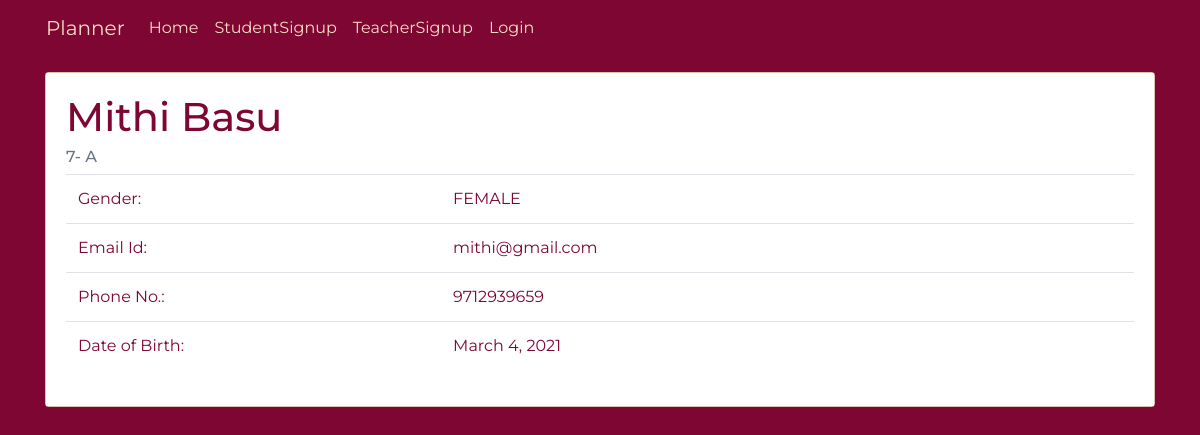
The app's page /student/student_profile (signed in) with its own data.
### account/models.py (models this page shows, shortened)
class StudentProfile(models.Model):
    GENDER = (('M','MALE'),('F','FEMALE'))
    student = models.OneToOneField(User,on_delete=models.CASCADE)
    gender = models.CharField(default='M',choices=GENDER, max_length=1)
    student_batch = models.ForeignKey(Batch, on_delete=models.CASCADE, null=True, blank=False)
    first_name = models.CharField(max_length=255)
    last_name = models.CharField(max_length=255)
    phone = models.IntegerField()
    dob = models.DateField()

class Batch(models.Model):
    in_class = models.IntegerField(default=None)
    section = models.CharField(max_length=1, default=None)
    session = models.ForeignKey(Session, on_delete=models.CASCADE)

class User(AbstractBaseUser):
    email = models.EmailField(
        verbose_name='Email Address',
        max_length=255,
        unique=True,
    )
    is_active = models.BooleanField(default=True)
    is_student = models.BooleanField(default=False)
    is_teacher = models.BooleanField(default=False)
    is_principal = models.BooleanField(default=False)
    is_staff = models.BooleanField(default=False)
    is_admin = models.BooleanField(default=False)
    USERNAME_FIELD = 'email'
    REQUIRED_FIELDS = []
    object = UserManager()

### student/views.py (the view)
# urls.py: path('student_profile', views.profile, name="StudentProfile"),
def profile(request):
    student = student = StudentProfile.objects.get(student=User.object.get(id=request.user.id))
    context = {
        'student': student
    }
    return render(request, 'student/profile.html', context)

### templates/student/profile.html
{% extends 'basic.html' %}
{% load static %}
{% load crispy_forms_tags %}
{% block body %}
<div class="container">
  <div class="card mb-3 mt-3">
    <div class="card-body" style="background-color:#fff">
      <h1 class="card-title">{{student.first_name}} {{student.last_name}}</h1>
      <h6 class="card-subtitle mb-2 text-muted">{{student.student_batch.in_class}}- {{ student.student_batch.section }}</h6>
      <table class="table table-borderless">
        <tbody>
          <tr>
            <td>Gender:</td>
            <td>{{student.get_gender_display}}</td>
            <td></td>
            <td></td>
            <td></td>
          </tr>
          <tr>
            <td>Email Id:</td>
            <td>{{student.student.email}}</td>
            <td></td>
            <td></td>
            <td></td>
          </tr>
          <tr>
            <td>Phone No.:</td>
            <td>{{student.phone}}</td>
            <td></td>
            <td></td>
            <td></td>
          </tr>
          <tr>
            <td>Date of Birth: </td>
            <td>{{student.dob}}</td>
            <td></td>
            <td></td>
            <td></td>
          </tr>
        </tbody>
      </table>
    </div>
  </div>
</div>
{% endblock body %}

### static/css/basic.css (style rules this page uses)
* { margin: 0; padding: 0; outline: none; box-sizing: border-box; font-family: 'Montserrat', sans-serif; }
body { background-color: #7d0633 !important; margin-bottom: 20px; }
.container { background-color: #7d0633 !important; color: #fbdcc4 !important; }
.card { background-color: #fbdcc4 !important; color: #7d0633; }
.card-body { background-color: #7d0633; }

### records on screen
StudentProfile: first_name "Mithi", last_name "Basu", student_batch.in_class "7", student_batch.section "A", gender "FEMALE", student.email "mithi@gmail.com", phone "9712939659", dob "March 4, 2021"
